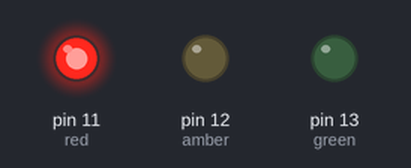
Recording of a sketch running on a simulated Arduino Uno, built with avr-gcc and run on an emulated ATmega328P. On the bench: output pins drawn as LEDs (lit = HIGH).

Above: at 4.0 s.
At 9.5 s:
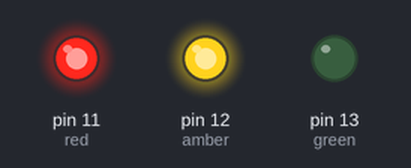
At 15.0 s:
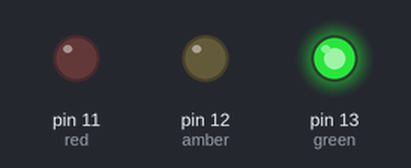
At 19.5 s:
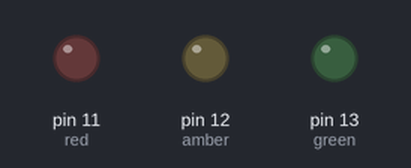
At 24.5 s:
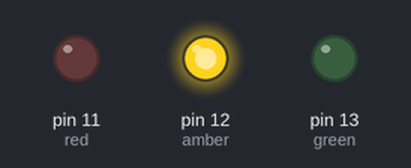
Timing chart, 0 to 33.8 s (numbered marks = the images above):
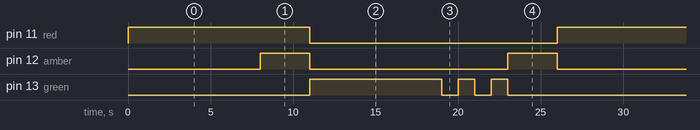

The sketch:

TrafficLight_code.ino
```cpp
/**
This first secton is me declaring the varibles that i will be using for the
trafficlight task. As you can see i have three varibles for each colour light.
These have each be assigned an individual port value which will be used to
allow me comunicate with them go give them specific and seperatefunctions.
**/
  int green = 13 ; // port 13.
  int amber = 12 ; //port 12.
  int red = 11; //port 11.
/**
The setup() function is designed to be ran once when the program starts.
within my setup() i am defining which port values ill be
using on the arduino board. because ive stored the values
of the ports as varibles i can use the varible name.
**/
  void setup(){
pinMode(green, OUTPUT);//Using a function known as pinmode()allows me to configure
pinMode(amber, OUTPUT);//a spesfic pin to behave either as an input or output.
pinMode(red, OUTPUT);//In this case it says green which is port value 13 will used for output.
 }                //This has been done three times as its assigns each pin / varible to output.

/**
The loop() function is designed to continuously run code with the body until a condition is met.
however, if a condition has not been set it will run indefinitely. Within the fucntion below
i havent set a condition which means that what ever is within the body will be constantly run.
Within the body i have my traffic light function that gives instructions for the LED's. when called.
so my function is constantly called however has break intervals of 3 seconds before it can be called again.
**/
void loop(){
 TrafficLight(green , amber , red);//This calls TrafficLight()which executes the code within the body.
 delay(3000);// This delay function stops the initialization of code for a certain time, which i set to 3 seconds.
  }
/**
This is my TrafficLight() function that i created to simulate the traffic light sequence with the arrays.
This contains code that will tell what the LED's have to do by using their port value /varible along with
A certain function call DigitialWrite(). Function Trafficlight hold a Integer data type for the method.
This will return an integer which is what this function does.
**/
int TrafficLight (int green , int amber , int red){
  //PHASE ONE - Red light is the only light on for 8 seconds.
  digitalWrite(green, LOW); //digitalWrite function is used to tell the arduino to do somthing
  digitalWrite(amber, LOW); // which is in this case is change the LED's to high or to low.
  digitalWrite(red, HIGH); // low meaning off and high meaning 5v / on.
  delay(8000);
  //PHASE TWO - Red and amber are both on for 3 seconds.
  digitalWrite(amber, HIGH);
  delay(3000);
  //PHASE THREE - Red and amber turn off and then green turns on for 3 seconds. and blinks when about to change.
  digitalWrite(green, HIGH);
  digitalWrite(amber, LOW);
  digitalWrite(red, LOW);
  delay(8000);
  digitalWrite(green, LOW);
  delay(1000);
  digitalWrite(green, HIGH);
  delay(1000);
  digitalWrite(green, LOW);
  delay(1000);
  digitalWrite(green, HIGH);
  delay(1000);
  //PHASE FOUR - Green light turns off and amber is turned on for 3 seconds.
  digitalWrite(green, LOW);
  digitalWrite(amber, HIGH);
  }
```

Measured:
- by itself, pin 11 (red): alternates HIGH for 11.0 s and LOW for 15.0 s
- by itself, pin 12 (amber): repeats every 26.0 s: LOW 12.0 s, HIGH 3.0 s, LOW 8.0 s, HIGH 3.0 s
- by itself, pin 13 (green): repeats every 26.0 s: 2 × (LOW 1.0 s, HIGH 1.0 s), LOW 14.0 s, HIGH 8.0 s
